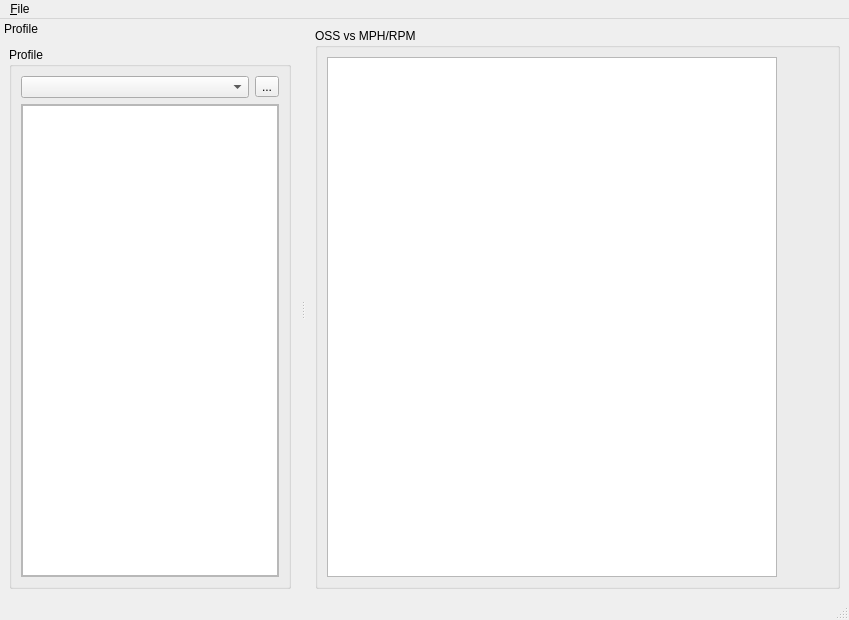
<?xml version="1.0" encoding="UTF-8"?>
<ui version="4.0">
 <class>MainWindow</class>
 <widget class="QMainWindow" name="MainWindow">
  <property name="geometry">
   <rect>
    <x>0</x>
    <y>0</y>
    <width>849</width>
    <height>620</height>
   </rect>
  </property>
  <property name="windowTitle">
   <string>ZFTunes</string>
  </property>
  <widget class="QWidget" name="centralwidget">
   <layout class="QGridLayout" name="gridLayout_3" columnstretch="1">
    <item row="0" column="0">
     <widget class="QGroupBox" name="groupBoxGears">
      <property name="title">
       <string>OSS vs MPH/RPM</string>
      </property>
      <layout class="QHBoxLayout" name="horizontalLayout" stretch="10,1">
       <item>
        <widget class="QTableWidget" name="tableWidgetGears"/>
       </item>
       <item>
        <widget class="QWidget" name="widgetGearsChart" native="true">
         <property name="enabled">
          <bool>false</bool>
         </property>
        </widget>
       </item>
      </layout>
     </widget>
    </item>
   </layout>
  </widget>
  <widget class="QMenuBar" name="menubar">
   <property name="geometry">
    <rect>
     <x>0</x>
     <y>0</y>
     <width>849</width>
     <height>21</height>
    </rect>
   </property>
   <widget class="QMenu" name="menu_File">
    <property name="title">
     <string>&amp;File</string>
    </property>
    <addaction name="action_New_Profile"/>
    <addaction name="action_Open_Profile"/>
    <addaction name="action_Save_Profile"/>
    <addaction name="actionSave_Profile_As"/>
    <addaction name="separator"/>
    <addaction name="action_Exit"/>
   </widget>
   <addaction name="menu_File"/>
  </widget>
  <widget class="QStatusBar" name="statusbar"/>
  <widget class="QDockWidget" name="dockWidget">
   <property name="features">
    <set>QDockWidget::NoDockWidgetFeatures</set>
   </property>
   <property name="windowTitle">
    <string>Profile</string>
   </property>
   <attribute name="dockWidgetArea">
    <number>1</number>
   </attribute>
   <widget class="QWidget" name="dockWidgetContents">
    <layout class="QGridLayout" name="gridLayout_5">
     <item row="0" column="0">
      <widget class="QGroupBox" name="groupBoxProfile">
       <property name="title">
        <string>Profile</string>
       </property>
       <layout class="QGridLayout" name="gridLayout">
        <item row="0" column="2">
         <widget class="QToolButton" name="toolButtonProfileExplore">
          <property name="text">
           <string>...</string>
          </property>
         </widget>
        </item>
        <item row="0" column="0" colspan="2">
         <widget class="QComboBox" name="comboBoxProfile"/>
        </item>
        <item row="1" column="0" colspan="3">
         <widget class="QScrollArea" name="scrollAreaProfile">
          <property name="widgetResizable">
           <bool>true</bool>
          </property>
          <widget class="QWidget" name="scrollAreaWidgetContents">
           <property name="geometry">
            <rect>
             <x>0</x>
             <y>0</y>
             <width>320</width>
             <height>478</height>
            </rect>
           </property>
           <layout class="QGridLayout" name="gridLayout_4">
            <property name="leftMargin">
             <number>0</number>
            </property>
            <property name="topMargin">
             <number>0</number>
            </property>
            <property name="rightMargin">
             <number>0</number>
            </property>
            <property name="bottomMargin">
             <number>0</number>
            </property>
            <property name="spacing">
             <number>0</number>
            </property>
            <item row="0" column="0">
             <widget class="QTreeView" name="treeViewProfile"/>
            </item>
           </layout>
          </widget>
         </widget>
        </item>
       </layout>
      </widget>
     </item>
    </layout>
   </widget>
  </widget>
  <action name="action_New_Profile">
   <property name="text">
    <string>&amp;New Profile</string>
   </property>
  </action>
  <action name="action_Open_Profile">
   <property name="text">
    <string>&amp;Open Profile</string>
   </property>
  </action>
  <action name="action_Save_Profile">
   <property name="text">
    <string>&amp;Save Profile</string>
   </property>
  </action>
  <action name="actionSave_Profile_As">
   <property name="text">
    <string>Save Profile &amp;As</string>
   </property>
  </action>
  <action name="action_Exit">
   <property name="text">
    <string>E&amp;xit</string>
   </property>
  </action>
 </widget>
 <resources/>
 <connections/>
</ui>
